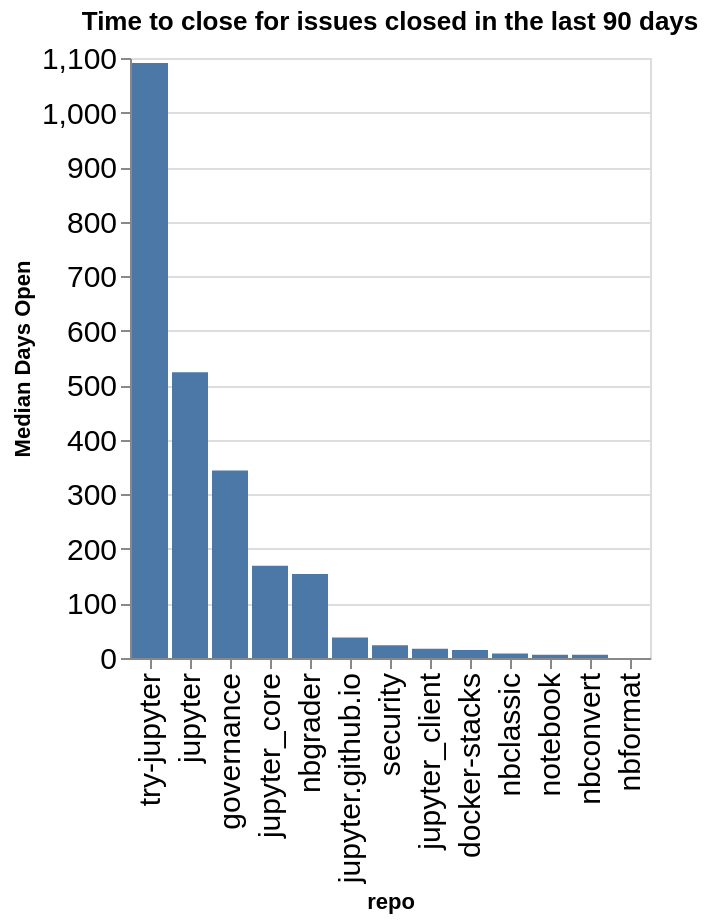

Notebook code cell kept with this figure:
### Code cell
time_open = closed.groupby(['org', 'repo']).agg({'time_open': 'median'}).reset_index()
time_open['time_open'] = time_open['time_open'] / (60 * 60 * 24)
time_open['org/repo'] = time_open.apply(lambda a: a['org'] + '/' + a['repo'], axis=1)
sorted_vals = time_open.sort_values(['org', 'time_open'], ascending=False)['repo'].values
alt.Chart(data=time_open, title=f"Time to close for issues closed in the last {n_days} days").mark_bar().encode(
    x=alt.X('repo', sort=alt.Sort(sorted_vals.tolist())),
    y=alt.Y('time_open', title="Median Days Open"),
)

### Figure 1 — Vega-Lite specification as saved in the notebook (floating-point values rounded to 4 significant figures)
{"config": {"axisLeft": {"labelFontSize": 15}, "axisBottom": {"labelFontSize": 15}}, "data": {"name": "data-ef9ed60fb3ae1b4bdc4fb41740b49762"}, "mark": {"type": "bar"}, "encoding": {"x": {"field": "repo", "sort": ["try-jupyter", "jupyter", "governance", "jupyter_core", "nbgrader", "jupyter.github.io", "security", "jupyter_client", "docker-stacks", "nbclassic", "notebook", "nbconvert", "nbformat"], "type": "nominal"}, "y": {"field": "time_open", "title": "Median Days Open", "type": "quantitative"}}, "title": "Time to close for issues closed in the last 90 days", "$schema": "https://vega.github.io/schema/vega-lite/v5.20.1.json", "datasets": {"data-ef9ed60fb3ae1b4bdc4fb41740b49762": [{"org": "jupyter", "repo": "docker-stacks", "time_open": 14.61, "org/repo": "jupyter/docker-stacks"}, {"org": "jupyter", "repo": "governance", "time_open": 343.6, "org/repo": "jupyter/governance"}, {"org": "jupyter", "repo": "jupyter", "time_open": 523.9, "org/repo": "jupyter/jupyter"}, {"org": "jupyter", "repo": "jupyter.github.io", "time_open": 37.37, "org/repo": "jupyter/jupyter.github.io"}, {"org": "jupyter", "repo": "jupyter_client", "time_open": 17.07, "org/repo": "jupyter/jupyter_client"}, {"org": "jupyter", "repo": "jupyter_core", "time_open": 169.1, "org/repo": "jupyter/jupyter_core"}, {"org": "jupyter", "repo": "nbclassic", "time_open": 8.41, "org/repo": "jupyter/nbclassic"}, {"org": "jupyter", "repo": "nbconvert", "time_open": 5.779, "org/repo": "jupyter/nbconvert"}, {"org": "jupyter", "repo": "nbformat", "time_open": 0.006134, "org/repo": "jupyter/nbformat"}, {"org": "jupyter", "repo": "nbgrader", "time_open": 154.0, "org/repo": "jupyter/nbgrader"}, {"org": "jupyter", "repo": "notebook", "time_open": 5.799, "org/repo": "jupyter/notebook"}, {"org": "jupyter", "repo": "security", "time_open": 23.45, "org/repo": "jupyter/security"}, {"org": "jupyter", "repo": "try-jupyter", "time_open": 1091.0, "org/repo": "jupyter/try-jupyter"}]}}
